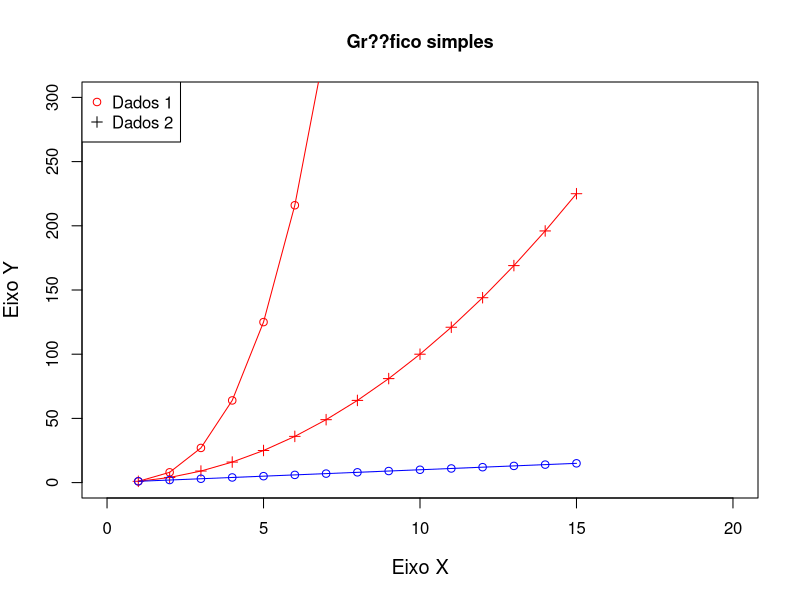
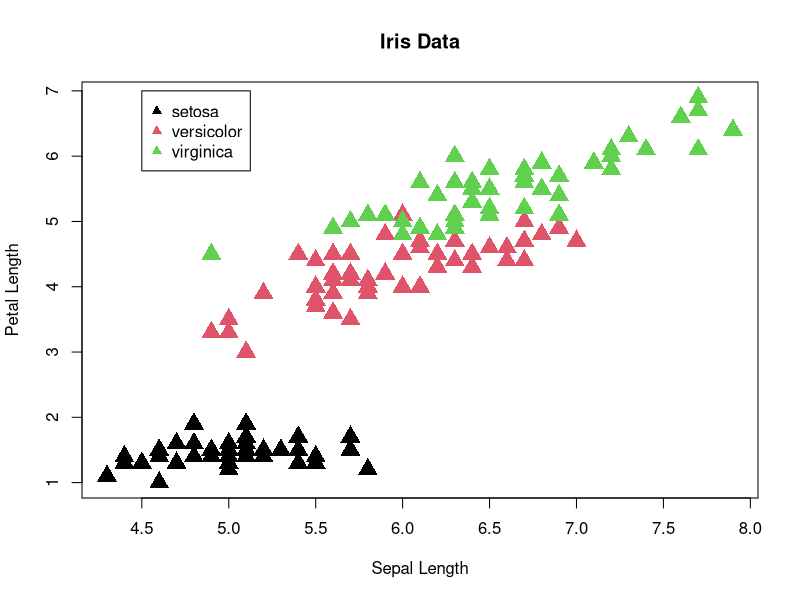
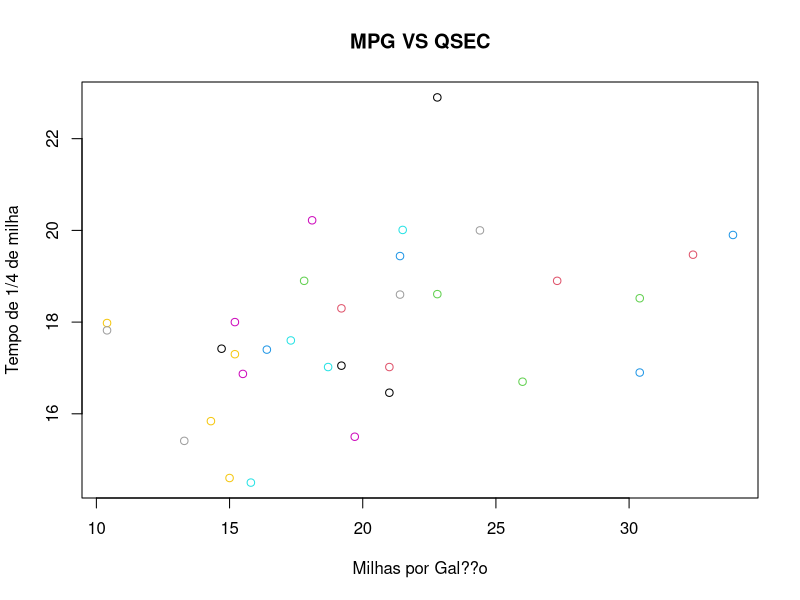
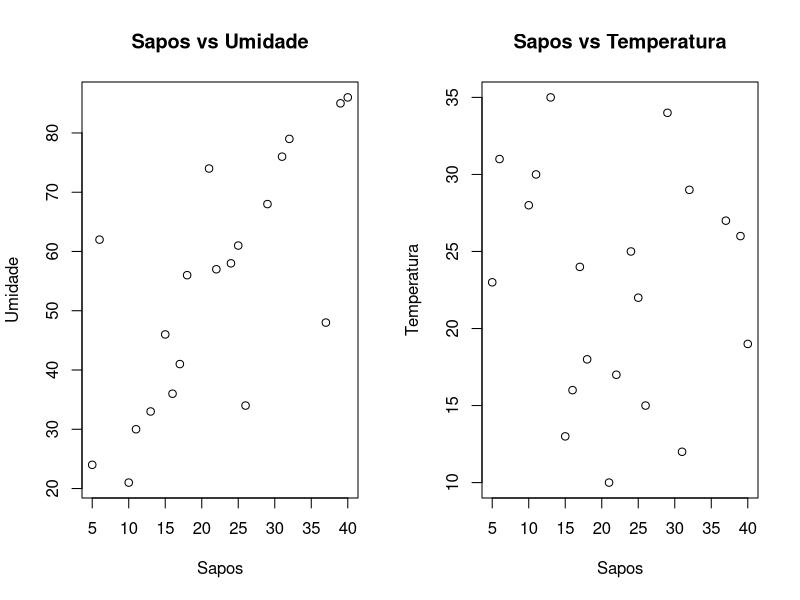
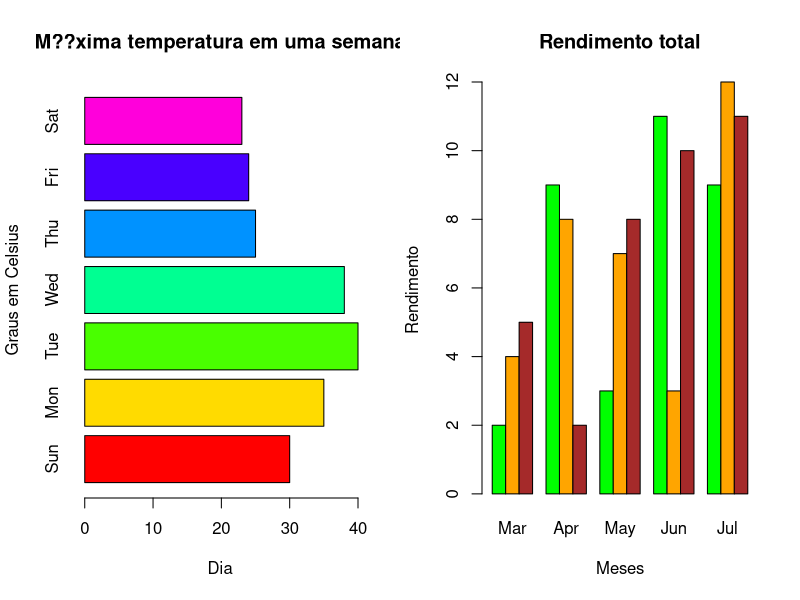
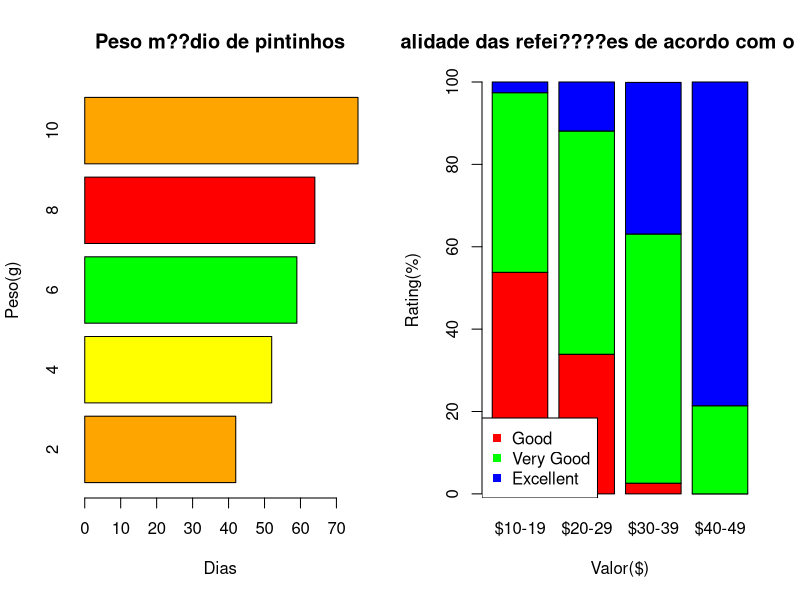
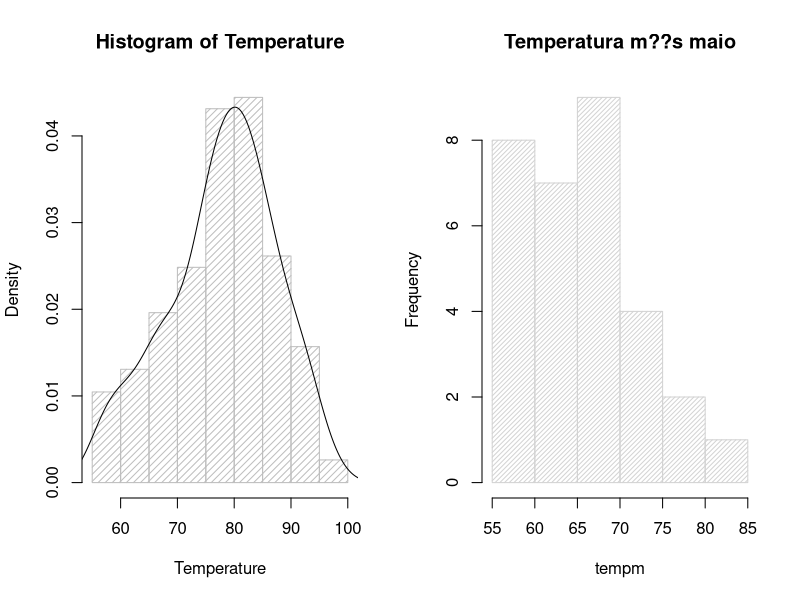
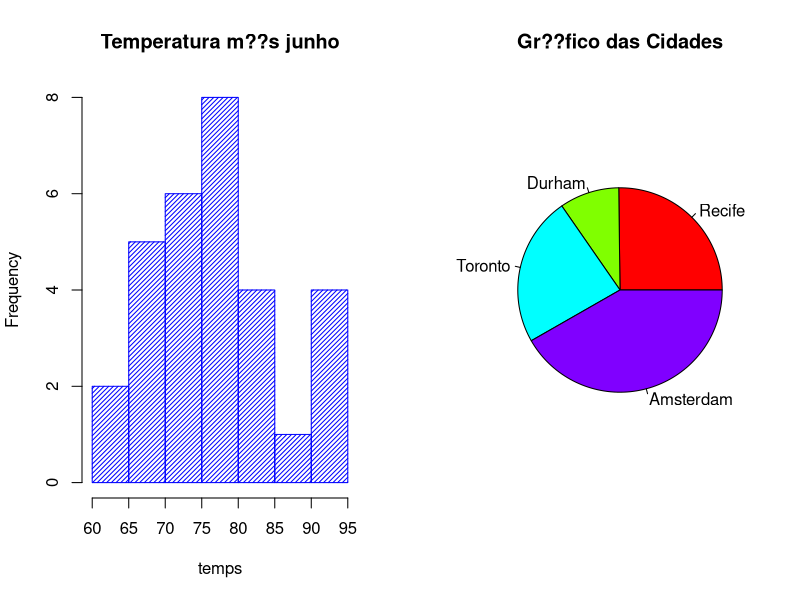

Write R code to recreate these figures, in order.
#Grafico de Linha
x <- 1:15
y <- x**2
t <- x**3
plot(x, y, type="o", pch=3, cex=1, col="red",
     xlab="Eixo X",
     ylab="Eixo Y",
     main="Gr??fico simples",
     cex.axis=1.0,
     cex.lab=1.2,
     cex.main=1.1,
     xlim = c(0, 20), ylim=c(0, 300))
lines(t, type = "o", col = "red")
v <- x
lines(v, type="o", col = "blue")
legend("topleft", pch = c(1,3),
       col = c("red", "black"),
       legend = c("Dados 1", "Dados 2"))

# Grafico de dispers??o
# correla????o entre duas vari??veis
plot(iris$Sepal.Length,
     iris$Petal.Length,
     main = "Iris Data",
     col = iris$Species,
     pch = 17, cex=2,
     xlab = "Sepal Length",
     ylab = "Petal Length")
legend(x = 4.5, y = 7, pch = 17, col = c(1:3), legend = levels(iris$Species))

# Exercicio dispers??o
plot(mtcars$mpg,
     mtcars$qsec,
     main = "MPG VS QSEC",
     xlab = "Milhas por Gal??o",
     ylab = "Tempo de 1/4 de milha", col = c(1:32))

sapos <- c(6, 5, 10, 11, 26, 16, 17, 37, 18, 21, 22, 15, 24, 25, 29, 31, 32, 13, 39, 40)
umidade <- c(62, 24, 21, 30, 34, 36, 41, 48, 56, 74, 57, 46, 58, 61, 68, 76, 79, 33, 85, 86)
temp <- c(31, 23, 28,30,15, 16,24,27, 18,10, 17, 13, 25, 22, 34, 12, 29, 35, 26, 19)
par(mfrow=c(1,2))
plot(sapos, umidade, main = "Sapos vs Umidade", xlab = "Sapos", ylab = "Umidade")
plot(sapos, temp, main = "Sapos vs Temperatura", xlab = "Sapos", ylab = "Temperatura")

#Graficos de barra
max.temp <- c(30, 35, 40, 38, 25, 24, 23)
barplot(max.temp,
        main = "M??xima temperatura em uma semana",
        ylab = "Graus em Celsius",
        xlab = "Dia",
        names.arg = c("Sun", "Mon", "Tue", "Wed", "Thu", "Fri", "Sat"), col = rainbow(7),
        horiz = T)
# barras empilhadas    
colors= c("green","orange","brown")
months<-c("Mar","Apr","May","Jun", "Jul")
regions<-c("East","West","North")
Values<-matrix(c(2,9,3,11,9,4,8,7,3,12,5,2, 8,10,11), nrow= 3, ncol= 5, byrow= TRUE)

barplot(Values, main = "Rendimento total", names.arg = months, xlab = "Meses", ylab = "Rendimento", col = colors, beside = T)

# Exerc??cio
peso <- c(42, 52, 59, 64, 76)
dias <- c(2, 4, 6, 8, 10)
barplot(peso,
        main = "Peso m??dio de pintinhos",
        xlab = "Dias",
        ylab = "Peso(g)",
        names.arg = dias,
        col = c("orange", "yellow", "green", "red"),
        horiz = T
        )
qualidade <- matrix(c(53.8, 33.9, 2.6, 0.0, 43.6, 54.2, 60.5, 21.4, 2.6, 11.9, 36.8, 78.6), nrow = 3, ncol = 4, byrow = T)
price <- c("$10-19", "$20-29", "$30-39", "$40-49")
quality <- c("Good", "Very Good", "Excellent")
barplot(qualidade, main = "Qualidade das refei????es de acordo com o Pre??o",
        names.arg = price,
        xlab = "Valor($)",
        ylab = "Rating(%)",
        col = rainbow(3))
legend("bottomleft", pch = c(15, 15, 15), col = rainbow(3), legend =quality)

#Histrograma
#Frequencia de dados
Temperature <- airquality$Temp
hist(Temperature, col = "grey", density = 20, freq = F)
densityTemp <- density(Temperature)
lines(densityTemp)
#Exercicio
tempm <- c(67,72,74,62,56,66,65,59,61,69,74,69,66,68,58,64,66,57,68,62,59,73,61,61,57,58, 57, 67,81,79,76)
temps <- c(91,92,93,93,87,84,80,78,75,73,81,76,77,71,71,78,67,76,68,82,64,71,81,69,63,70,77,75,76,68)
hist(tempm, main = "Temperatura m??s maio", density = 30)
hist(temps, main = "Temperatura m??s junho", density = 30, col = "blue")
help("hist")
(tempm - 32)/1.8

#Grafico Pizza
#Representa Diferentes proporcoes entre diferentes classes
x <- c(32, 12, 30, 53)
labels <- c("Recife", "Durham",
             "Toronto", "Amsterdam")
pie(x, labels, main = "Gr??fico das Cidades", col = rainbow(4))
pct <- round(x/sum(x)*100)
lbls <- paste(labels, pct)
lbls <- paste(lbls, "%", sep="")
pie(x, labels = lbls, main = "Gr??fico das Cidades", col = rainbow(4))
legend("topright", legend = c("Recife", "Durham", "Toronto", "Amsterdam"), cex = 0.8, 
       fill = rainbow(length(x)))


#Diagramas de caixa
boxplot(mpg ~ cyl, 
        data=mtcars, 
        xlab = "Numero de cilindros", 
        ylab = "Milhas por galao", 
        main = "Dados de milhagem",
        outline=F)
#Exercicio
str(InsectSprays)
boxplot(count ~ spray, data = InsectSprays,
        xlab = "Tipos de Spray",
        ylab = "Quantidade de Insetos",
        main = "Dados de Inseticidas",
        col = "yellow",
        outline = F)
